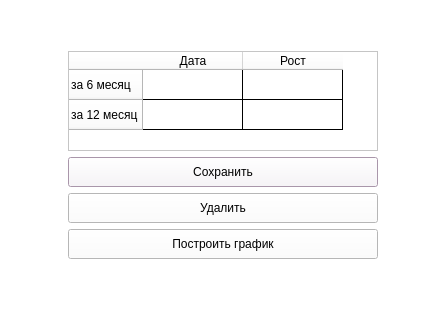
<?xml version="1.0" encoding="UTF-8"?>
<ui version="4.0">
 <class>FourthWindow</class>
 <widget class="QDialog" name="FourthWindow">
  <property name="geometry">
   <rect>
    <x>0</x>
    <y>0</y>
    <width>447</width>
    <height>310</height>
   </rect>
  </property>
  <property name="minimumSize">
   <size>
    <width>0</width>
    <height>0</height>
   </size>
  </property>
  <property name="maximumSize">
   <size>
    <width>2000</width>
    <height>1500</height>
   </size>
  </property>
  <property name="cursor">
   <cursorShape>CrossCursor</cursorShape>
  </property>
  <property name="windowTitle">
   <string>Dialog</string>
  </property>
  <property name="styleSheet">
   <string notr="true">background-color: rgb(255, 255, 255);
selection-background-color: rgb(254, 229, 255);</string>
  </property>
  <layout class="QGridLayout" name="gridLayout">
   <item row="0" column="1">
    <spacer name="verticalSpacer_2">
     <property name="orientation">
      <enum>Qt::Vertical</enum>
     </property>
     <property name="sizeHint" stdset="0">
      <size>
       <width>20</width>
       <height>38</height>
      </size>
     </property>
    </spacer>
   </item>
   <item row="1" column="0" rowspan="2">
    <spacer name="horizontalSpacer">
     <property name="orientation">
      <enum>Qt::Horizontal</enum>
     </property>
     <property name="sizeHint" stdset="0">
      <size>
       <width>63</width>
       <height>20</height>
      </size>
     </property>
    </spacer>
   </item>
   <item row="1" column="1">
    <widget class="QTableWidget" name="tableWidget3">
     <property name="minimumSize">
      <size>
       <width>310</width>
       <height>100</height>
      </size>
     </property>
     <property name="maximumSize">
      <size>
       <width>310</width>
       <height>100</height>
      </size>
     </property>
     <property name="styleSheet">
      <string notr="true">font: 12pt &quot;Segoe MDL2 Assets&quot;;
border-color: rgb(0, 0, 0);
gridline-color: rgb(0, 0, 0);</string>
     </property>
     <property name="sizeAdjustPolicy">
      <enum>QAbstractScrollArea::AdjustIgnored</enum>
     </property>
     <row>
      <property name="text">
       <string>за 6 месяц</string>
      </property>
     </row>
     <row>
      <property name="text">
       <string>за 12 месяц</string>
      </property>
     </row>
     <column>
      <property name="text">
       <string>Дата</string>
      </property>
     </column>
     <column>
      <property name="text">
       <string>Рост</string>
      </property>
     </column>
    </widget>
   </item>
   <item row="1" column="2" rowspan="2">
    <spacer name="horizontalSpacer_2">
     <property name="orientation">
      <enum>Qt::Horizontal</enum>
     </property>
     <property name="sizeHint" stdset="0">
      <size>
       <width>63</width>
       <height>20</height>
      </size>
     </property>
    </spacer>
   </item>
   <item row="2" column="1">
    <widget class="QPushButton" name="saveButton">
     <property name="minimumSize">
      <size>
       <width>310</width>
       <height>30</height>
      </size>
     </property>
     <property name="maximumSize">
      <size>
       <width>310</width>
       <height>30</height>
      </size>
     </property>
     <property name="styleSheet">
      <string notr="true">font: 700 9pt &quot;System&quot;;</string>
     </property>
     <property name="text">
      <string>Сохранить</string>
     </property>
    </widget>
   </item>
   <item row="3" column="1">
    <widget class="QPushButton" name="deleteButton">
     <property name="minimumSize">
      <size>
       <width>310</width>
       <height>30</height>
      </size>
     </property>
     <property name="maximumSize">
      <size>
       <width>310</width>
       <height>30</height>
      </size>
     </property>
     <property name="styleSheet">
      <string notr="true">font: 700 9pt &quot;System&quot;;</string>
     </property>
     <property name="text">
      <string>Удалить</string>
     </property>
    </widget>
   </item>
   <item row="4" column="1">
    <widget class="QPushButton" name="graphButton">
     <property name="minimumSize">
      <size>
       <width>310</width>
       <height>30</height>
      </size>
     </property>
     <property name="maximumSize">
      <size>
       <width>310</width>
       <height>30</height>
      </size>
     </property>
     <property name="styleSheet">
      <string notr="true">font: 700 9pt &quot;System&quot;;</string>
     </property>
     <property name="text">
      <string>Построить график</string>
     </property>
    </widget>
   </item>
   <item row="5" column="1">
    <spacer name="verticalSpacer">
     <property name="orientation">
      <enum>Qt::Vertical</enum>
     </property>
     <property name="sizeHint" stdset="0">
      <size>
       <width>20</width>
       <height>38</height>
      </size>
     </property>
    </spacer>
   </item>
  </layout>
 </widget>
 <resources/>
 <connections/>
</ui>
